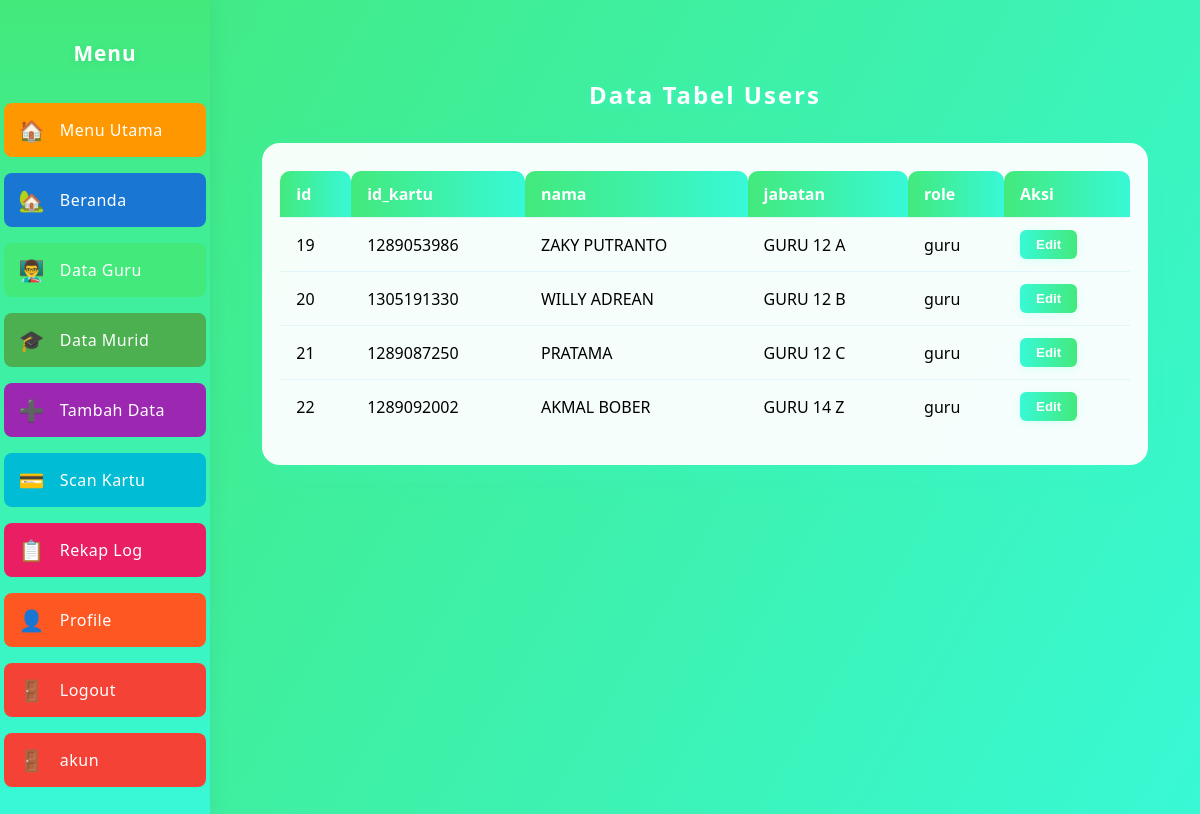
The page /akun.php on the database its author committed.
### tables this page shows
CREATE TABLE `users` (
  `id` int(11) NOT NULL,
  `id_kartu` varchar(50) NOT NULL,
  `nama` varchar(100) NOT NULL,
  `jabatan` varchar(100) NOT NULL,
  `role` enum('guru','siswa','','') NOT NULL
);

### akun.php (the view, shortened to what this page needs)
<?php
$koneksi = new mysqli("localhost", "root", "", "akun");
$data_user = [];
$q2 = $koneksi->query("SELECT * FROM users");
if ($q2) {
    while ($row = $q2->fetch_assoc()) {
        $data_user[] = $row;
    }
}
?>
<!DOCTYPE html>
<html>
<head>
</head>
<body>
<div class="sidebar">
  <h3>Menu</h3>
  <a href="menu_utama.php" style="background: #ff9800;">
    <span class="icon">🏠</span><span class="text">Menu Utama</span>
  </a>
  <a href="index.php" style="background: #1976d2;">
    <span class="icon">🏡</span><span class="text">Beranda</span>
  </a>
  <a href="guru.php" style="background: #43e97b;">
    <span class="icon">👨‍🏫</span><span class="text">Data Guru</span>
  </a>
  <a href="murid.php" style="background: #4caf50;">
    <span class="icon">🎓</span><span class="text">Data Murid</span>
  </a>
  <a href="tambah_data.php" style="background: #9c27b0;">
    <span class="icon">➕</span><span class="text">Tambah Data</span>
  </a>
  <a href="scan_kartu.php" style="background: #00bcd4;">
    <span class="icon">💳</span><span class="text">Scan Kartu</span>
  </a>
  <a href="log_rekap.php" style="background: #e91e63; display: flex; align-items: center;">
    <span class="icon">📋</span><span class="text">Rekap Log</span>
  </a>
  <a href="profile.php" style="background: #ff5722;">
    <span class="icon">👤</span><span class="text">Profile</span>
  </a>
  <a href="logout.php" style="background: #f44336;">
    <span class="icon">🚪</span><span class="text">Logout</span>
  </a>
  <a href="akun.php" style="background: #f44336;">
    <span class="icon">🚪</span><span class="text">akun</span>
  </a>
</div>
<div class="main">
    <h2>Data Tabel Users</h2>
    <div class="table-container">
        <table>
            <tr>
                <?php if (!empty($data_user)): foreach(array_keys($data_user[0]) as $col): ?>
                    <th><?= htmlspecialchars($col) ?></th>
                <?php endforeach; ?>
                <th>Aksi</th>
                <?php endif; ?>
            </tr>
            <?php foreach($data_user as $row): ?>
            <tr>
                <?php foreach($row as $val): ?>
                    <td><?= htmlspecialchars($val) ?></td>
                <?php endforeach; ?>
                <td><button onclick="openPopup(<?= $row['id'] ?>, '<?= $row['username'] ?>', '<?= $row['password'] ?>')">Edit</button></td>
            </tr>
            <?php endforeach; ?>
        </table>
    </div>
</div>
</body>
</html>

### akun.php (style rules this page uses)
body { font-family: 'Segoe UI', Arial, sans-serif; background: linear-gradient(120deg, #43e97b 0%, #38f9d7 100%); min-height: 100vh; margin: 0; display: flex; }
.sidebar { width: 60px; background: linear-gradient(180deg, #43e97b 0%, #38f9d7 100%); height: 100vh; padding-top: 18px; position: fixed; top: 0; left: 0; box-shadow: 2px 0 16px rgba(44,62,80,0.08); display: flex; flex-direction: column; align-items: center; transition: width 0.25s; z-index: 10; overflow-x: hidden; justify-content: flex-start; }
.sidebar h3 { color: #fff; text-align: center; margin-bottom: 28px; letter-spacing: 1px; font-size: 1.3rem; font-weight: 700; text-shadow: 0 2px 8px rgba(44,62,80,0.08); opacity: 0; transition: opacity 0.2s; }
.sidebar a { display: flex; align-items: center; width: 85%; margin: 8px auto; padding: 13px 0; color: #fff; background: rgba(255,255,255,0.08); border-radius: 8px; text-decoration: none; font-weight: 500; font-size: 1rem; letter-spacing: 0.5px; transition: background 0.18s, color 0.18s, transform 0.18s, padding 0.18s; overflow: hidden; }
.sidebar a .icon { display: inline-block; width: 32px; text-align: center; font-size: 1.3rem; margin-right: 0; transition: margin 0.18s; }
.sidebar a .text { opacity: 0; width: 0; margin-left: 0; transition: opacity 0.18s, width 0.18s, margin 0.18s; white-space: nowrap; }
.main { margin-left: 60px; padding: 38px 4vw 38px 4vw; flex: 1; min-height: 100vh; background: transparent; transition: margin-left 0.25s; }
h2 { margin-top: 40px; color: #fff; text-align: center; letter-spacing: 2px; text-shadow: 0 2px 8px #38f9d799; }
.table-container { width: 95%; max-width: 900px; margin: 32px auto 0 auto; background: rgba(255,255,255,0.95); border-radius: 18px; box-shadow: 0 8px 32px #38f9d733; padding: 28px 18px 32px 18px; overflow-x: auto; }
table { border-collapse: collapse; width: 100%; background: transparent; }
th, td { padding: 12px 16px; border-bottom: 1px solid #e0f7fa; text-align: left; }
th { background: linear-gradient(90deg, #43e97b 0%, #38f9d7 100%); color: #fff; font-weight: 600; border-top-left-radius: 10px; border-top-right-radius: 10px; }
tr:last-child td { border-bottom: none; }
button { padding: 7px 16px; border: none; background: linear-gradient(90deg, #38f9d7 0%, #43e97b 100%); color: #fff; cursor: pointer; border-radius: 6px; font-weight: 600; box-shadow: 0 2px 8px #38f9d722; transition: background 0.2s, box-shadow 0.2s; }

### rows shown on the page
users: id "19", id_kartu "1289053986", nama "ZAKY PUTRANTO", jabatan "GURU 12 A", role "guru"
users: id "20", id_kartu "1305191330", nama "WILLY ADREAN", jabatan "GURU 12 B", role "guru"
users: id "21", id_kartu "1289087250", nama "PRATAMA", jabatan "GURU 12 C", role "guru"
users: id "22", id_kartu "1289092002", nama "AKMAL BOBER", jabatan "GURU 14 Z", role "guru"

### other values the page prints
$col "id"
$col "id_kartu"
$col "nama"
$col "jabatan"
$col "role"
